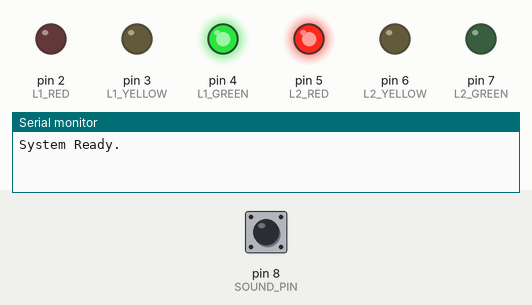
A sketch run on a simulated Arduino Uno, built with avr-gcc and run on an emulated ATmega328P. Shown: output pins drawn as LEDs (lit = HIGH), the last lines printed to the serial monitor. The inputs (shaded band) are chosen by the test bench; at power-on: pin 8 (SOUND_PIN) LOW.

Above: at 1.2 s.
1.3 s: pin 8 (SOUND_PIN) driven HIGH
3.2 s: pin 8 (SOUND_PIN) pulsed LOW 2 times (0.12 s each, 0.3 s apart)
At 5.14 s:
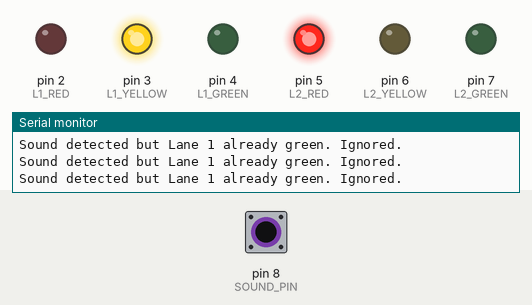
6.7 s: pin 8 (SOUND_PIN) pulsed LOW 5 times (0.12 s each, 0.3 s apart)
At 13.3 s:
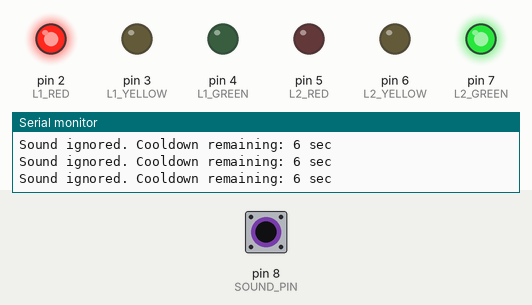
Timing chart, 0 to 19.8 s (numbered marks = the images above; inputs shaded):
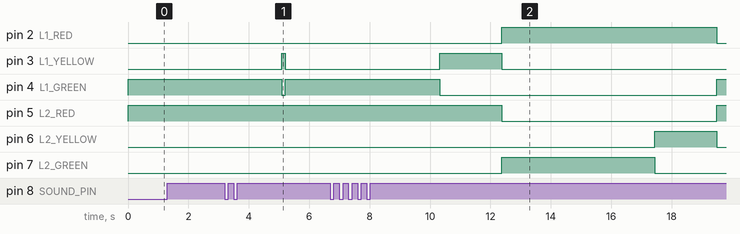

The sketch:

traffic_signal_sound_trigger.ino
```cpp
/*
  ============================================================
  2-Lane Traffic Signal with Sound-Triggered Lane 1 Priority
  + COOLDOWN SYSTEM (prevents re-triggering)
  ============================================================

  HARDWARE CONNECTIONS:
  Lane 1 (Sound priority lane):
    RED    → Pin 2
    YELLOW → Pin 3
    GREEN  → Pin 4

  Lane 2 (Opposite lane):
    RED    → Pin 5
    YELLOW → Pin 6
    GREEN  → Pin 7

  Sound Sensor (KY-037 or similar):
    D0     → Pin 8
    VCC    → 5V
    GND    → GND
  ============================================================
*/

// Lane 1 Pins
const int L1_RED    = 2;
const int L1_YELLOW = 3;
const int L1_GREEN  = 4;

// Lane 2 Pins
const int L2_RED    = 5;
const int L2_YELLOW = 6;
const int L2_GREEN  = 7;

// Sound Sensor Pin
const int SOUND_PIN = 8;

// Timing (milliseconds)
const unsigned long GREEN_DURATION   = 5000;   // Normal green phase = 5 sec
const unsigned long YELLOW_DURATION  = 2000;   // Yellow phase = 2 sec
const unsigned long SOUND_GREEN_TIME = 5000;   // ✅ Lane 1 green on trigger = 5 sec
const unsigned long COOLDOWN_TIME    = 15000;  // Ignore sounds for 15 sec after trigger

// Traffic States
enum TrafficState {
  LANE1_GREEN,
  LANE1_YELLOW,
  LANE2_GREEN,
  LANE2_YELLOW,
  SOUND_OVERRIDE
};

TrafficState currentState = LANE1_GREEN;
unsigned long stateStartTime  = 0;
unsigned long cooldownStart   = 0;
bool cooldownActive           = false;

void allOff() {
  digitalWrite(L1_RED,    LOW);
  digitalWrite(L1_YELLOW, LOW);
  digitalWrite(L1_GREEN,  LOW);
  digitalWrite(L2_RED,    LOW);
  digitalWrite(L2_YELLOW, LOW);
  digitalWrite(L2_GREEN,  LOW);
}

void applyState(TrafficState state) {
  allOff();
  switch (state) {
    case LANE1_GREEN:
      digitalWrite(L1_GREEN, HIGH);
      digitalWrite(L2_RED,   HIGH);
      break;
    case LANE1_YELLOW:
      digitalWrite(L1_YELLOW, HIGH);
      digitalWrite(L2_RED,    HIGH);
      break;
    case LANE2_GREEN:
      digitalWrite(L1_RED,   HIGH);
      digitalWrite(L2_GREEN, HIGH);
      break;
    case LANE2_YELLOW:
      digitalWrite(L1_RED,    HIGH);
      digitalWrite(L2_YELLOW, HIGH);
      break;
    case SOUND_OVERRIDE:
      digitalWrite(L1_GREEN, HIGH);
      digitalWrite(L2_RED,   HIGH);
      break;
  }
}

void transitionTo(TrafficState newState) {
  currentState   = newState;
  stateStartTime = millis();
  applyState(newState);
}

void setup() {
  pinMode(L1_RED,    OUTPUT);
  pinMode(L1_YELLOW, OUTPUT);
  pinMode(L1_GREEN,  OUTPUT);
  pinMode(L2_RED,    OUTPUT);
  pinMode(L2_YELLOW, OUTPUT);
  pinMode(L2_GREEN,  OUTPUT);
  pinMode(SOUND_PIN, INPUT);

  Serial.begin(9600);
  Serial.println("System Ready.");
  transitionTo(LANE1_GREEN);
}

void loop() {
  unsigned long now     = millis();
  unsigned long elapsed = now - stateStartTime;

  // STEP 1: Check if cooldown has finished
  if (cooldownActive) {
    if (now - cooldownStart >= COOLDOWN_TIME) {
      cooldownActive = false;
      Serial.println("Cooldown over. Sound trigger ready again.");
    }
  }

  // STEP 2: Check sound sensor
  bool soundDetected = (digitalRead(SOUND_PIN) == HIGH);

  if (soundDetected) {
    if (!cooldownActive) {
      if (currentState != SOUND_OVERRIDE && currentState != LANE1_GREEN) {
        Serial.println("Sound detected! Lane 1 override START (5 seconds).");
        Serial.println("Cooldown started — ignoring sounds for 15 seconds.");
        cooldownActive = true;
        cooldownStart  = now;
        transitionTo(SOUND_OVERRIDE);
        return;
      } else {
        Serial.println("Sound detected but Lane 1 already green. Ignored.");
      }
    } else {
      unsigned long remaining = (COOLDOWN_TIME - (now - cooldownStart)) / 1000;
      Serial.print("Sound ignored. Cooldown remaining: ");
      Serial.print(remaining);
      Serial.println(" sec");
    }
  }

  // STEP 3: Normal state machine
  switch (currentState) {

    case SOUND_OVERRIDE:
      if (elapsed >= SOUND_GREEN_TIME) {  // ✅ Now waits 5 seconds
        Serial.println("Sound override done. Resuming normal cycle.");
        transitionTo(LANE1_YELLOW);
      }
      break;

    case LANE1_GREEN:
      if (elapsed >= GREEN_DURATION) {
        transitionTo(LANE1_YELLOW);
      }
      break;

    case LANE1_YELLOW:
      if (elapsed >= YELLOW_DURATION) {
        transitionTo(LANE2_GREEN);
      }
      break;

    case LANE2_GREEN:
      if (elapsed >= GREEN_DURATION) {
        transitionTo(LANE2_YELLOW);
      }
      break;

    case LANE2_YELLOW:
      if (elapsed >= YELLOW_DURATION) {
        transitionTo(LANE1_GREEN);
      }
      break;
  }
}
```
